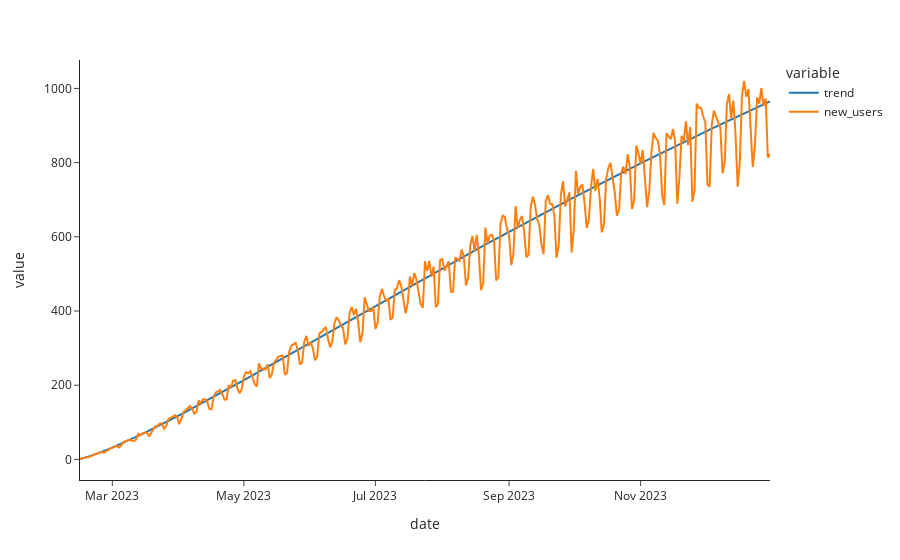

The notebook cell this image was saved under:
### Code cell
px.line(new_users_df2.set_index('date'))

### Figure 1 — Plotly figure (JSON) as saved in the notebook; plotly's stock layout.template omitted (floating-point values rounded to 4 significant figures; data arrays with more than 128 entries replaced by an {"elided": "..."} marker saying what was removed)
{"data": [{"hovertemplate": "variable=trend<br>date=%{x}<br>value=%{y}<extra></extra>", "legendgroup": "trend", "line": {"color": "#1F77B4", "dash": "solid"}, "marker": {"symbol": "circle"}, "mode": "lines", "name": "trend", "orientation": "v", "showlegend": true, "type": "scatter", "x": {"elided": "321 str values"}, "xaxis": "x", "y": {"elided": "321 float values"}, "yaxis": "y"}, {"hovertemplate": "variable=new_users<br>date=%{x}<br>value=%{y}<extra></extra>", "legendgroup": "new_users", "line": {"color": "#FF7F0E", "dash": "solid"}, "marker": {"symbol": "circle"}, "mode": "lines", "name": "new_users", "orientation": "v", "showlegend": true, "type": "scatter", "x": {"elided": "321 str values"}, "xaxis": "x", "y": {"elided": "321 int values"}, "yaxis": "y"}], "layout": {"legend": {"title": {"text": "variable"}, "tracegroupgap": 0}, "margin": {"t": 60}, "xaxis": {"anchor": "y", "domain": [0, 1], "title": {"text": "date"}}, "yaxis": {"anchor": "x", "domain": [0, 1], "title": {"text": "value"}}}}
